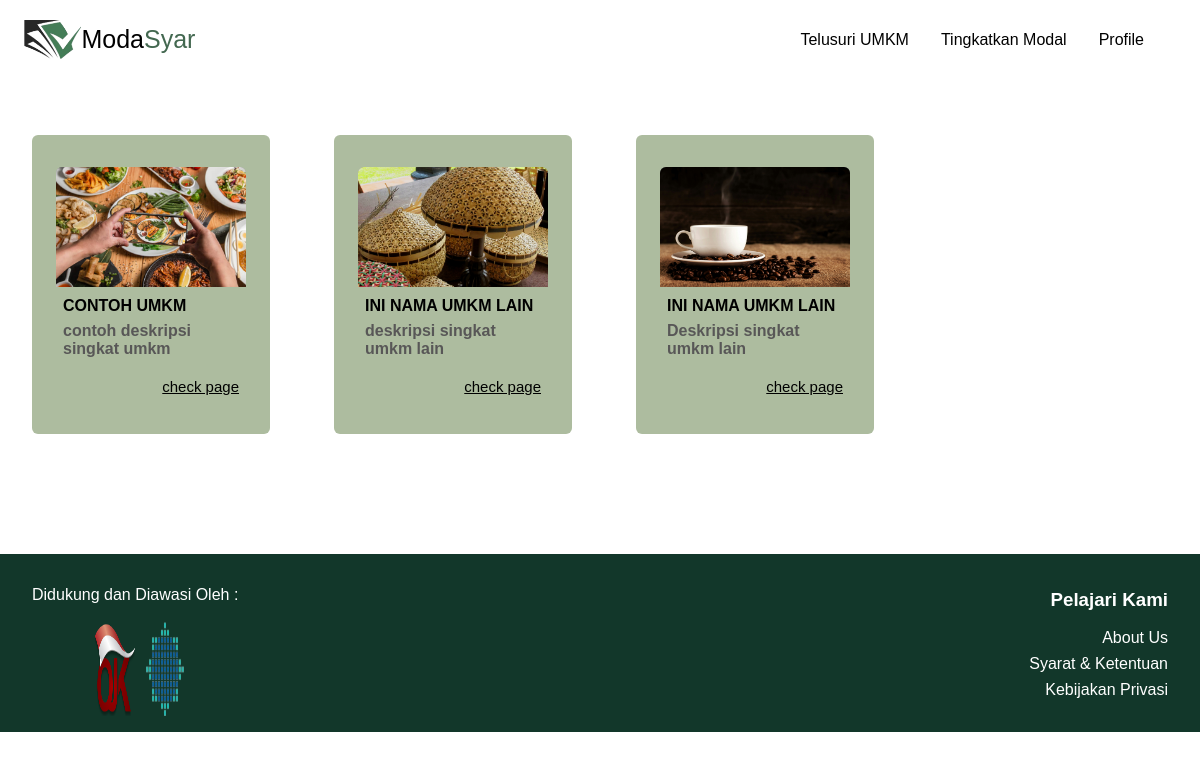
The page /app/explorelogged/ (signed in) on the database its author committed.
### myApp/models.py (models this page shows, shortened)
class Umkm(models.Model):
    user = models.ForeignKey(User, on_delete=models.CASCADE)
    nama_umkm = models.CharField(max_length=50)
    deskripsi_singkat = models.TextField()
    industri_choices = [
        ('perdagangan', 'Perdagangan'),
        ('jasa', 'Jasa'),
        ('kuliner', 'Kuliner'),
        ('pertanian', 'Pertanian dan Perkebunan'),
        ('konstruksi', 'Konstruksi dan Properti'),
        ('kerajinan', 'Kerajinan dan Souvenir'),
        ('fashion', 'Fashion dan Tekstil'),
        ('perikanan', 'Perikanan dan Kelautan'),
    ]
    industri = models.CharField(max_length=100, choices=industri_choices)
    ukuran_pasar = models.CharField(max_length=100)
    target_pelanggan = models.CharField(max_length=100)
    jangka_pengembalian = models.CharField(max_length=100)
    target_dana = models.IntegerField()
    proyeksi_imbal_hasil = models.DecimalField(max_digits=5, decimal_places=2, validators=[MinValueValidator(0), MaxValueValidator(100)])
    foto_umkm = models.ImageField(upload_to='umkm_photos/')
    prospektus = models.FileField(upload_to='umkm_prospektus/')
    nomor_telepon = models.CharField(
        validators=[
            RegexValidator(
                regex=r'^\d{9,15}$',
                message="Nomor telepon harus dalam format internasional tanpa tanda '+', contoh: 6281234567890"
            )
        ],
        max_length=15,
        blank=True
    )
    linkedin = models.URLField(blank=True)
    instagram = models.URLField(blank=True)
    jenis_bagi_hasil_choices = [
        ('mudharabah', 'Mudharabah (Pendanaan hanya oleh investor)'),
        ('musyarakah', 'Musyarakah (Pendanaan investor dan pemilik umkm)'),
    ]
    harga_sukuk = models.IntegerField(default=10000)
    jenis_bagi_hasil = models.CharField(max_length=50, choices=jenis_bagi_hasil_choices, default='mudharabah')

### myApp/views.py (the view)
# urls.py: path("explorelogged/", views.explorelogged, name="explorelogged"),
@login_required
def explorelogged(request):
    umkms = Umkm.objects.all()
    profile = None
    if request.user.is_authenticated:
        try:
            profile = Profile.objects.get(user=request.user)
        except Profile.DoesNotExist:
            profile = None
    context = {
        'profile': profile,
        'umkms' : umkms,
    }
    return render(request, "exploreUmkm-logged.html", context)

### myApp/templates/exploreUMKM-logged.html (shortened to what this page needs)
{% load static %}
<!DOCTYPE html>
<html lang="en">
<head>
    <link rel="stylesheet" href="{% static 'css/style.css'%}">
</head>
<body>
    <div class="nav">
        <div class="logo">
            <a href="{% url 'dashboardlogged' %}">
                <img src="{% static 'images/logo.png' %}" alt="logo">
                <p>Moda<span style="color:#436850;">Syar</span></p>
            </a>
        </div>
        <div class="item">
            <a href="{% url 'explorelogged' %}" class="menu">
                Telusuri UMKM
            </a>
            <a href="{% url 'tingkatkanmodal' %}" class="menu">
                Tingkatkan Modal
            </a>
            <a href="{% url 'userdashboard' profile_id=profile.id %} " class="menu">
                Profile
            </a>
        </div>
    </div>
    <div class="umkm-content">
        {% for umkm in umkms %}
        <div class="umkmcard">
            <div class="umkmcard-image">
                <img src="{{ umkm.foto_umkm.url }}" alt="">
            </div>
            <div class="category"> {{ umkm.nama_umkm }} </div>
            <div class="heading"> {{ umkm.deskripsi_singkat }}
                <div class="author">
                    <a href="{% url 'umkmprofile' umkm.id %}">check page</a>
                </div>
            </div>
        </div>
        {% endfor %}
    </div>
    <footer>
        <div class="support">
          <p>Didukung dan Diawasi Oleh :</p>
          <div class="logo">
            <img src="{% static 'images/ojk-logo.png'%}" alt="ojk-logo" />
            <img src="{% static 'images/afsi-logo.png'%}" alt="afsi-logo" />
          </div>
        </div>
        <div class="menu">
          <h3>Pelajari Kami</h3>
          <a href="{% url 'aboutUslogged' %}">About Us</a>
          <a href="#SnK">Syarat & Ketentuan</a>
          <a href="#KebijakanPrivasi">Kebijakan Privasi</a>
        </div>
    </footer>
</body>
</html>

### myApp/static/css/style.css (style rules this page uses)
body { width: 100%; min-height: 100vh; margin: 0; font-family: 'futura', sans-serif; }
.nav { padding: 0rem 1.5rem; display: flex; flex-direction: row; justify-content: space-between; align-items: center; }
.nav a { text-decoration: none; color: black; }
.logo { font-size: 25px; }
.logo a { display: flex; flex-direction: row; text-decoration: none; color: black; align-items: center; }
.logo img { display: flex; width: auto; height: 40px; }
.item { display: flex; flex-direction: row; align-items: center; }
.item .menu { margin-right: 2rem; display: flex; flex-direction: row; }
.umkm-content { display: flex; flex-wrap: wrap; margin: 2rem auto; align-items: stretch; }
.umkmcard { margin: 1.5rem 2rem; width: 190px; background: #ADBC9F; padding: 2rem 1.5rem; border-radius: 6px; }
.umkmcard-image { background-color: rgb(132, 132, 132); width: 100%; height: 120px; border-radius: 6px 6px 0 0; overflow: hidden; }
.umkmcard-image img { width: 100%; height: 100%; object-fit: cover; display: block; margin: 0; }
.category { text-transform: uppercase; font-size: 1em; font-weight: 600; padding: 10px 7px 0; }
.heading { font-weight: 600; color: rgb(88, 87, 87); padding: 7px; }
.author { font-weight: 400; font-size: 15px; padding-top: 20px; text-align: right; }
.author a { color: black; }
.support { display: flex; align-items: center; }
.support img { width: 40px; height: 40px; margin-left: 10px; }
footer { background-color: #12372a; color: white; display: flex; margin-top: 6rem; justify-content: space-between; padding: 1rem 2rem; }
footer .support { display: flex; flex-direction: column; }
.support .logo { display: flex; flex-direction: row; }
.support .logo img { height: 6rem; }
footer .menu { display: flex; flex-direction: column; text-align: right; }
footer .menu a { text-decoration: none; color: white; margin-bottom: 0.5rem; transition: background-color 0.5s ease; }

### rows shown on the page
Umkm: foto_umkm (picture), nama_umkm "CONTOH UMKM", deskripsi_singkat "contoh deskripsi singkat umkm"
Umkm: foto_umkm (picture), nama_umkm "INI NAMA UMKM LAIN", deskripsi_singkat "deskripsi singkat umkm lain"
Umkm: foto_umkm (picture), nama_umkm "INI NAMA UMKM LAIN", deskripsi_singkat "Deskripsi singkat umkm lain"
